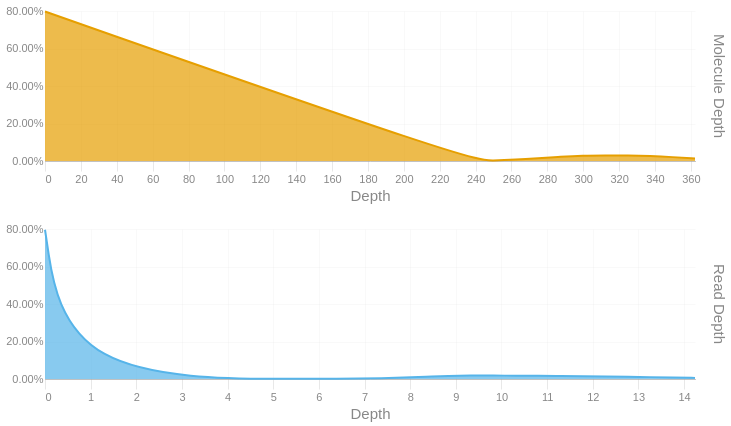

Notebook source saved alongside this figure:
### Code cell
readdep = depth_hist(tb['Read Depth'], q99, 3)
readdep = readdep.with_columns(pl.lit('Read Depth').alias('Metric'))
if not SKIPLR:
    moldep = depth_hist(tb['Molecule Depth'], mol_q99, 1)
    moldep = moldep.with_columns(pl.lit('Molecule Depth').alias('Metric'))
    _hist = pl.concat([readdep, moldep])
    _hist = _hist.filter(pl.col('Proportion') != 0)
    with SafeRender(_hist):
        (
            alt.Chart(_hist)        
            .mark_area(interpolate = "basis")
            .encode(
                x=alt.X('Bin:Q').scale(domainMin=0).axis(alt.Axis(title='Depth')),
                y = alt.Y('Proportion:Q', title = None).axis(format = '.2%'),
                color = alt.Color('Metric:N').legend(None),
                row = alt.Row("Metric:N").header(title = None, labelOrient = 'right'),
                tooltip = [
                    alt.Tooltip("Metric:N", title = "Metric"),
                    alt.Tooltip('Interval:N', title = "Depth Interval"),
                    alt.Tooltip('Proportion:Q', title = "% Alignments").format('.2%')
                ]
            )
            .resolve_scale(x='independent', y='independent')
            .properties(
                height = 150, width = 650,
                usermeta={'embedOptions': {'downloadFileName': f'{samplename}.depth.hist'}}
            )
        ).display()
else:
    readdep = readdep.filter(pl.col('Proportion') != 0)
    with SafeRender(readdep):
        (
            alt.Chart(readdep)        
            .mark_area(interpolate = "basis")
            .encode(
                x=alt.X('Bin:Q').scale(domainMin=0).axis(alt.Axis(title='Depth')),
                y = alt.Y('Proportion:Q', title = None).axis(format = '.2%'),
                tooltip = [
                    alt.Tooltip('Interval:N', title = "Depth Interval"),
                    alt.Tooltip('Proportion:Q', title = "% Alignments").format('.2%')
                ]
            )
            .properties(
                usermeta={'embedOptions': {'downloadFileName': f'{samplename}.depth.hist'}}
            )
        ).display()

### Figure 1 — Vega-Lite specification as saved in the notebook (floating-point values rounded to 4 significant figures)
{"width": 650, "height": 150, "config": {"title": {"anchor": "start", "dy": -15, "fontSize": 18, "color": "#888888", "subtitleColor": "#888888", "subtitleFontSize": 14}, "arc": {"fill": "#0072B2"}, "axis": {"domainColor": "#888888", "domainWidth": 0.5, "gridWidth": 0.2, "grid": false, "titleFontWeight": 400, "titleFontSize": 15, "labelFontSize": 11, "labelColor": "#888888", "tickColor": "#888888", "tickWidth": 0.2, "titleColor": "#888888"}, "axisBand": {"grid": false}, "axisX": {"grid": true, "tickSize": 10, "domainCap": "round"}, "axisY": {"domain": false, "grid": true, "tickSize": 0, "domainCap": "round"}, "background": "transparent", "header": {"labelFontSize": 15, "labelColor": "#888888", "titleFontSize": 15, "titleFontWeight": 600, "titleColor": "#888888"}, "legend": {"labelFont": "sans-serif", "labelFontSize": 12, "labelColor": "#888888", "symbolSize": 100, "symbolType": "circle", "titleFontSize": 12, "titlePadding": 10, "titleColor": "#888888", "title": null}, "range": {"category": ["#E69F00", "#56B4E9", "#009E73", "#F0E442", "#0072B2", "#D55E00", "#CC79A7", "#000000"], "diverging": ["#cfe8f3", "#a2d4ec", "#73bfe2", "#46abdb", "#1696d2", "#12719e"]}, "area": {"fill": "#0072B2", "fillOpacity": 0.7, "line": true, "strokeOpacity": 0.7}, "line": {"color": "#0072B2", "stroke": "#0072B2", "strokeWidth": 2}, "trail": {"color": "#0072B2", "stroke": "#0072B2", "strokeWidth": 0, "size": 1}, "point": {"filled": true, "fillOpacity": 1.0, "size": 95}, "text": {"color": "#888888", "fontSize": 11, "align": "right", "fontWeight": 400, "size": 11}, "bar": {"fill": "#0072B2", "stroke": null}, "view": {"stroke": null, "continuousWidth": 660, "continuousHeight": 400}}, "data": {"name": "data-fa99c8b89f0e1367d1087a5be60770fb"}, "mark": {"type": "area", "interpolate": "basis"}, "encoding": {"color": {"field": "Metric", "legend": null, "type": "nominal"}, "row": {"field": "Metric", "header": {"title": null, "labelOrient": "right"}, "type": "nominal"}, "tooltip": [{"field": "Metric", "title": "Metric", "type": "nominal"}, {"field": "Interval", "title": "Depth Interval", "type": "nominal"}, {"field": "Proportion", "format": ".2%", "title": "% Alignments", "type": "quantitative"}], "x": {"axis": {"title": "Depth"}, "field": "Bin", "scale": {"domainMin": 0}, "type": "quantitative"}, "y": {"axis": {"format": ".2%"}, "field": "Proportion", "title": null, "type": "quantitative"}}, "resolve": {"scale": {"x": "independent", "y": "independent"}}, "usermeta": {"embedOptions": {"downloadFileName": "260427_13_50b_MqA_10488528_23Y7JGLT4_L4.depth.hist"}}, "$schema": "https://vega.github.io/schema/vega-lite/v6.4.1.json", "datasets": {"data-fa99c8b89f0e1367d1087a5be60770fb": [{"Bin": 0.0, "Interval": "0.0-0.491", "Proportion": 0.796, "Metric": "Read Depth"}, {"Bin": 0.491, "Interval": "0.491-0.982", "Proportion": 0.001, "Metric": "Read Depth"}, {"Bin": 5.892, "Interval": "5.892-6.383", "Proportion": 0.001, "Metric": "Read Depth"}, {"Bin": 6.383, "Interval": "6.383-6.874", "Proportion": 0.001, "Metric": "Read Depth"}, {"Bin": 6.874, "Interval": "6.874-7.365", "Proportion": 0.002, "Metric": "Read Depth"}, {"Bin": 7.365, "Interval": "7.365-7.856", "Proportion": 0.004, "Metric": "Read Depth"}, {"Bin": 7.856, "Interval": "7.856-8.347", "Proportion": 0.008, "Metric": "Read Depth"}, {"Bin": 8.347, "Interval": "8.347-8.838", "Proportion": 0.012, "Metric": "Read Depth"}, {"Bin": 8.838, "Interval": "8.838-9.329", "Proportion": 0.017, "Metric": "Read Depth"}, {"Bin": 9.329, "Interval": "9.329-9.82", "Proportion": 0.019, "Metric": "Read Depth"}, {"Bin": 9.82, "Interval": "9.82-10.311", "Proportion": 0.019, "Metric": "Read Depth"}, {"Bin": 10.31, "Interval": "10.311-10.802", "Proportion": 0.017, "Metric": "Read Depth"}, {"Bin": 10.8, "Interval": "10.802-11.293", "Proportion": 0.017, "Metric": "Read Depth"}, {"Bin": 11.29, "Interval": "11.293-11.784", "Proportion": 0.016, "Metric": "Read Depth"}, {"Bin": 11.78, "Interval": "11.784-12.275", "Proportion": 0.015, "Metric": "Read Depth"}, {"Bin": 12.28, "Interval": "12.275-12.766", "Proportion": 0.014, "Metric": "Read Depth"}, {"Bin": 12.77, "Interval": "12.766-13.257", "Proportion": 0.012, "Metric": "Read Depth"}, {"Bin": 13.26, "Interval": "13.257-13.748", "Proportion": 0.01, "Metric": "Read Depth"}, {"Bin": 13.75, "Interval": "13.748-14.239", "Proportion": 0.008, "Metric": "Read Depth"}, {"Bin": 14.24, "Interval": "14.239-14.73", "Proportion": 0.006, "Metric": "Read Depth"}, {"Bin": 0.0, "Interval": "0.0-12.5", "Proportion": 0.797, "Metric": "Molecule Depth"}, {"Bin": 237.4, "Interval": "237.4-249.9", "Proportion": 0.001, "Metric": "Molecule Depth"}, {"Bin": 249.9, "Interval": "249.9-262.4", "Proportion": 0.002, "Metric": "Molecule Depth"}, {"Bin": 262.4, "Interval": "262.4-274.8", "Proportion": 0.007, "Metric": "Molecule Depth"}, {"Bin": 274.8, "Interval": "274.8-287.3", "Proportion": 0.015, "Metric": "Molecule Depth"}, {"Bin": 287.3, "Interval": "287.3-299.8", "Proportion": 0.023, "Metric": "Molecule Depth"}, {"Bin": 299.8, "Interval": "299.8-312.3", "Proportion": 0.029, "Metric": "Molecule Depth"}, {"Bin": 312.3, "Interval": "312.3-324.8", "Proportion": 0.03, "Metric": "Molecule Depth"}, {"Bin": 324.8, "Interval": "324.8-337.3", "Proportion": 0.03, "Metric": "Molecule Depth"}, {"Bin": 337.3, "Interval": "337.3-349.8", "Proportion": 0.027, "Metric": "Molecule Depth"}, {"Bin": 349.8, "Interval": "349.8-362.3", "Proportion": 0.021, "Metric": "Molecule Depth"}, {"Bin": 362.3, "Interval": "362.3-374.79", "Proportion": 0.013, "Metric": "Molecule Depth"}]}}
